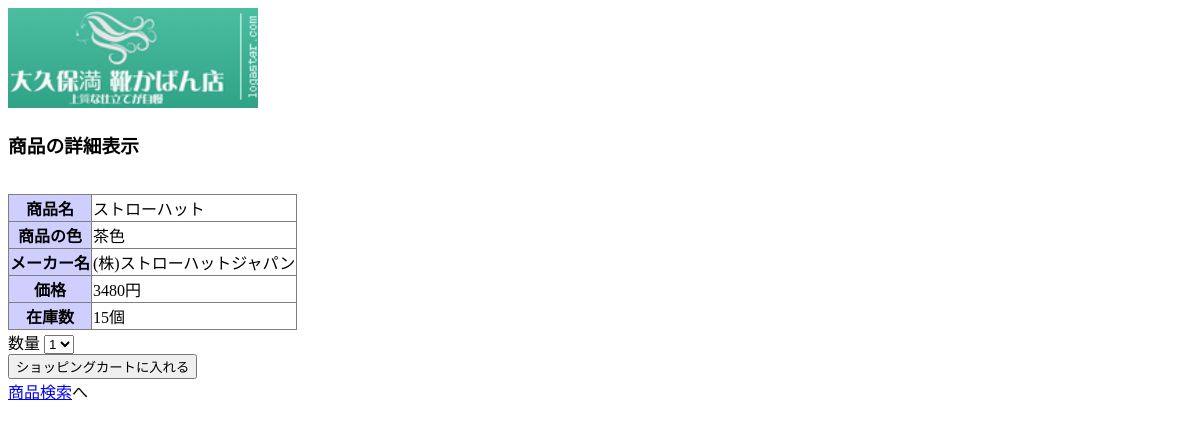
Page /itemDetail.php?item_id=2 on the committed database.
### tables this page shows
CREATE TABLE items (
    item_id     INTEGER         AUTO_INCREMENT PRIMARY KEY,
    name        VARCHAR(128)    NOT NULL,
    manufacturer VARCHAR(32),
    category_id INTEGER         NOT NULL,
    color       VARCHAR(16),
    price       INTEGER         NOT NULL DEFAULT 0,
    stock       INTEGER         NOT NULL DEFAULT 0,
    recommended BOOLEAN         NOT NULL DEFAULT FALSE,
    FOREIGN KEY (category_id) REFERENCES categories (category_id)
);

### itemDetail.php (the view, shortened to what this page needs)
<?php
function h($str)
{
    return htmlspecialchars($str, ENT_QUOTES, 'UTF-8');
}
$req_item_id = $_GET['item_id'];
$conn = mysqli_connect('localhost', 'root', 'P@ssw0rd', 'ecsite');
mysqli_set_charset($conn, 'utf8');
$sql = 'SELECT * FROM items WHERE item_id = \'' . $req_item_id . '\'';
$query_result = mysqli_query($conn, $sql);
$result = mysqli_fetch_assoc($query_result);
?>
<!DOCTYPE html>
<html lang="ja">
<head>
<link rel="stylesheet" type="text/css" href="style.css" />
</head>
<body>
	<img border="0" src="3_White_logo_on_color1_181x73.png" width="250"
		height="100" alt="大久保満 靴かばん店">
	<h3>商品の詳細表示</h3>
	<br />
	<table>
		<tr>
			<th>商品名</th>
			<td><?php echo h($result['name'])?></td>
		</tr>
		<tr>
			<th>商品の色</th>
			<td><?php echo h($result['color'])?></td>
		</tr>
		<tr>
			<th>メーカー名</th>
			<td><?php echo h($result['manufacturer'])?></td>
		</tr>
		<tr>
			<th>価格</th>
			<td><?php echo h($result['price'])?>円</td>
		</tr>
		<tr>
			<th>在庫数</th>
			<td><?php echo h($result['stock'])?>個</td>
		</tr>
	</table>
	<form action="cart.php" method="POST">
		数量 <select name="amount">
			<option selected value="1">1</option>
		</select><br />
		<input type="submit" value="ショッピングカートに入れる" /><br />
	</form>
	<a href="index.php">商品検索</a>へ
	<br />
</body>
</html>

### style.css (style rules this page uses)
table { border: 1px #7f7f7f solid; border-collapse: collapse; }
th { background-color: #cfcfff; text-align: center; border: 1px #7f7f7f solid; }
td { background-color: #ffffff; text-align: left; border: 1px #7f7f7f solid; }

### rows in the picture
items: name "ストローハット", color "茶色", manufacturer "(株)ストローハットジャパン", price "3480", stock "15"
